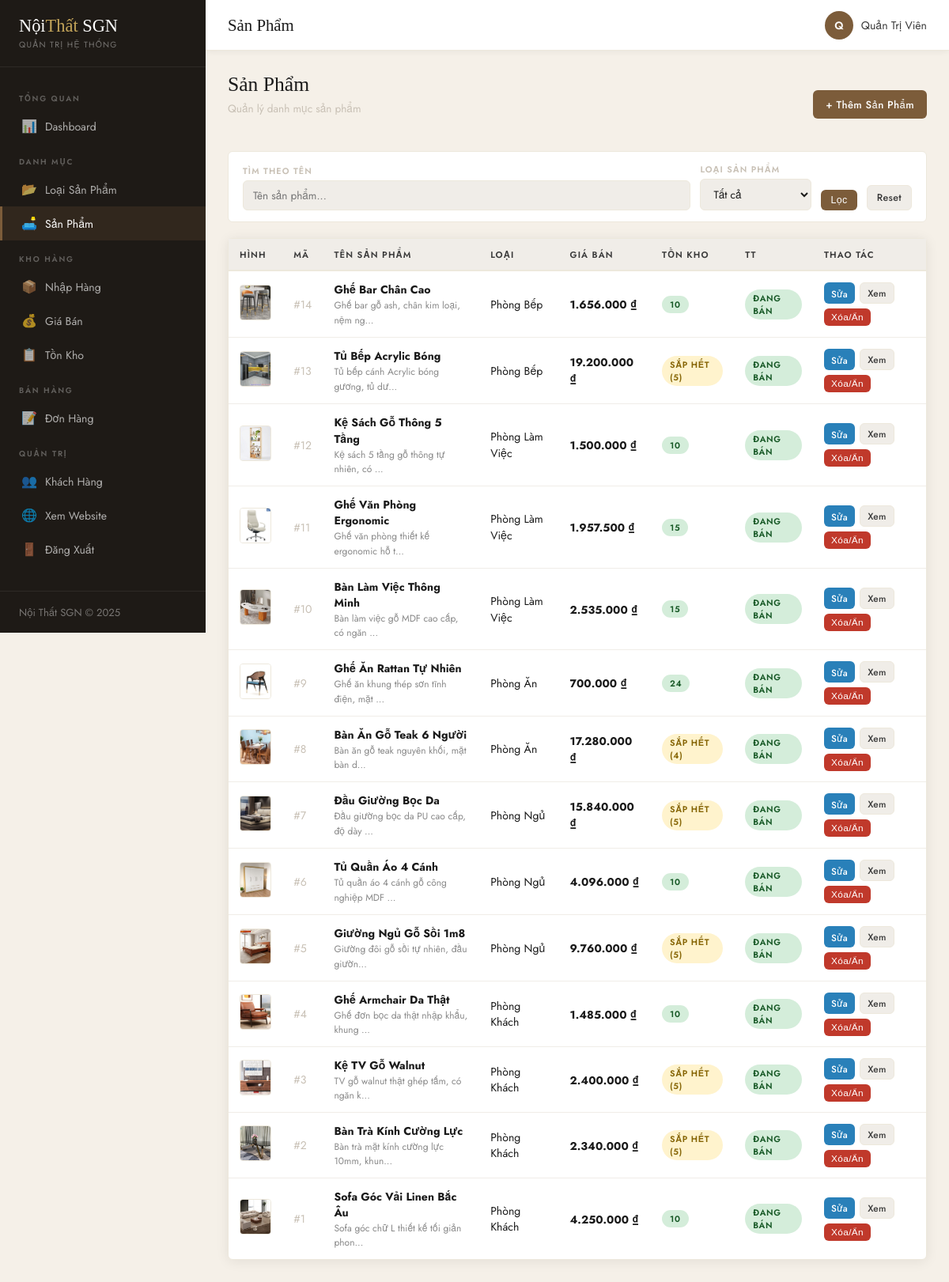
The app's page /NoiThat/admin/products.php (signed in) with its own data.
### tables this page shows
CREATE TABLE `san_pham` (
  `ma_sp` int(11) NOT NULL,
  `ma_loai` int(11) NOT NULL,
  `ten_sp` varchar(200) NOT NULL,
  `mo_ta` text DEFAULT NULL,
  `don_vi_tinh` varchar(30) DEFAULT 'Cái',
  `hinh` varchar(255) DEFAULT NULL,
  `tl_loi_nhuan` decimal(5,2) DEFAULT 20.00 COMMENT '% lợi nhuận mặc định',
  `trang_thai` tinyint(1) DEFAULT 1 COMMENT '1=đang bán, 0=ẩn',
  `created_at` datetime DEFAULT current_timestamp()
);

CREATE TABLE `loai_sp` (
  `ma_loai` int(11) NOT NULL,
  `ten_loai` varchar(100) NOT NULL,
  `mo_ta` text DEFAULT NULL,
  `trang_thai` tinyint(1) DEFAULT 1 COMMENT '1=hiện, 0=ẩn',
  `created_at` datetime DEFAULT current_timestamp()
);

CREATE TABLE `ton_kho` (
  `ma_sp` int(11) NOT NULL,
  `so_luong` int(11) DEFAULT 0,
  `gia_von` decimal(15,2) DEFAULT 0.00 COMMENT 'Giá nhập bình quân',
  `updated_at` datetime DEFAULT current_timestamp() ON UPDATE current_timestamp()
);

### NoiThat/admin/products.php (the view, shortened to what this page needs)
<?php
require_once __DIR__ . '/includes/header.php';
$f_key  = trim($_GET['q'] ?? '');
$where  = '1=1';
$san_phams = $conn->query("
    SELECT sp.*, ls.ten_loai, tk.so_luong as ton_kho, tk.gia_von,
           COALESCE(gb.tl_loi_nhuan,sp.tl_loi_nhuan) as tl_gb
    FROM san_pham sp
    JOIN loai_sp ls ON sp.ma_loai=ls.ma_loai
    LEFT JOIN ton_kho tk ON sp.ma_sp=tk.ma_sp
    LEFT JOIN gia_ban gb ON sp.ma_sp=gb.ma_sp
    WHERE $where ORDER BY sp.created_at DESC
");
?>
<div class="d-flex justify-between align-center mb-20">
    <div><h2 class="page-title">Sản Phẩm</h2><p class="page-sub">Quản lý danh mục sản phẩm</p></div>
    <a href="?add=1" class="btn btn-primary">+ Thêm Sản Phẩm</a>
</div>
<form method="GET" class="admin-filter">
    <div class="filter-item flex-1">
        <label>Tìm theo tên</label>
        <input type="text" name="q" placeholder="Tên sản phẩm..." value="<?= htmlspecialchars($f_key) ?>">
    </div>
    <div class="filter-item">
        <label>Loại sản phẩm</label>
        <select name="loai">
            <option value="0">Tất cả</option>
        </select>
    </div>
    <button type="submit" class="btn btn-primary btn-sm">Lọc</button>
    <a href="products.php" class="btn btn-secondary btn-sm">Reset</a>
</form>
<div class="admin-card">
    <div style="overflow-x:auto;">
        <table class="data-table">
            <thead>
                <tr><th>Hình</th><th>Mã</th><th>Tên sản phẩm</th><th>Loại</th><th>Giá bán</th><th>Tồn kho</th><th>TT</th><th>Thao tác</th></tr>
            </thead>
            <tbody>
                <?php if (!$san_phams->num_rows): ?>
                <tr class="empty-row"><td colspan="8">Không có sản phẩm nào</td></tr>
                <?php else: while ($sp = $san_phams->fetch_assoc()):
                    $gia = ($sp['gia_von']??0) * (1 + ($sp['tl_gb']??20)/100);
                    $ton = (int)($sp['ton_kho']??0);
                ?>
                <tr>
                    <td>
                        <?php if ($sp['hinh'] && file_exists(UPLOAD_PATH.$sp['hinh'])): ?>
                        <img src="<?= UPLOAD_URL.$sp['hinh'] ?>" class="product-thumb" style="width:45px;height:45px;object-fit:cover;">
                        <?php else: ?><div class="no-thumb">🛋️</div><?php endif; ?>
                    </td>
                    <td class="text-muted">#<?= $sp['ma_sp'] ?></td>
                    <td>
                        <strong><?= htmlspecialchars($sp['ten_sp']) ?></strong>
                        <div style="font-size:0.75rem;color:#888;"><?= htmlspecialchars(mb_strimwidth($sp['mo_ta']??'',0,40,'...','UTF-8')) ?></div>
                    </td>
                    <td><?= htmlspecialchars($sp['ten_loai']) ?></td>
                    <td><strong><?= number_format($gia,0,',','.') ?> ₫</strong></td>
                    <td>
                        <?php if ($ton <= 0): ?><span class="badge badge-danger">Hết hàng</span>
                        <?php elseif($ton<=5): ?><span class="badge badge-warning">Sắp hết (<?= $ton ?>)</span>
                        <?php else: ?><span class="badge badge-success"><?= $ton ?></span><?php endif; ?>
                    </td>
                    <td><span class="badge <?= $sp['trang_thai'] ? 'badge-success' : 'badge-secondary' ?>"><?= $sp['trang_thai'] ? 'Đang bán' : 'Đã ẩn' ?></span></td>
                    <td>
                        <div class="action-group">
                            <a href="?edit=<?= $sp['ma_sp'] ?>" class="btn btn-xs btn-info">Sửa</a>
                            <a href="<?= SITE_URL ?>/product-detail.php?id=<?= $sp['ma_sp'] ?>" target="_blank" class="btn btn-xs btn-secondary">Xem</a>
                            <form method="POST" style="display:inline;" onsubmit="return confirm('Xóa hoặc ẩn sản phẩm này?');">
                                <button type="submit" class="btn btn-xs btn-danger">Xóa/Ẩn</button>
                            </form>
                        </div>
                    </td>
                </tr>
                <?php endwhile; endif; ?>
            </tbody>
        </table>
    </div>
</div>
<?php require_once __DIR__ . '/includes/footer.php'; ?>

### NoiThat/assets/css/admin.css (style rules this page uses)
:root { --sidebar-w: 260px; --header-h: 64px; --cream: #F7F2E9; --charcoal: #1A1A1A; --charcoal-mid:#3A3A3A; --walnut: #7C5C3A; --gold: #C4A55A; --white: #FFFFFF; --gray-light: #F0EDE8; --gray-mid: #C8C0B5; --red: #C0392B; --green: #27AE60; --blue: #2980B9; --sidebar-bg: #1E1A16; --sidebar-text:rgba(255,255,255,0.65); --sidebar-hover:rgba(255,255,255,0.08); --sidebar-active:#7C5C3A; --cream-dark: #EDE8DC; --shadow: 0 2px 16px rgba(0,0,0,0.08); --radius: 6px; --transition: all 0.25s ease; --font-body: 'Jost','Helvetica Neue',sans-serif; --font-display:'Cormorant Garamond',Georgia,serif; }
*, *::before, *::after { box-sizing:border-box; margin:0; padding:0; }
body { font-family:var(--font-body); background:#F5F0E8; color:var(--charcoal); font-size:14px; }
a { text-decoration:none; color:inherit; }
img { max-width:100%; }
.admin-card { background:var(--white); border:1px solid var(--cream-dark); border-radius:var(--radius); box-shadow:var(--shadow); margin-bottom:24px; }
.data-table { width:100%; border-collapse:collapse; font-size:0.88rem; }
.data-table th { background:var(--gray-light); padding:11px 14px; text-align:left; font-size:0.7rem; font-weight:600; letter-spacing:0.1em; text-transform:uppercase; color:var(--charcoal-mid); border-bottom:2px solid var(--cream-dark); white-space:nowrap; }
.data-table td { padding:12px 14px; border-bottom:1px solid var(--gray-light); vertical-align:middle; }
.data-table tr:last-child td { border-bottom:none; }
.btn { display:inline-flex; align-items:center; gap:6px; padding:8px 16px; border-radius:var(--radius); font-size:0.82rem; font-weight:500; cursor:pointer; border:none; transition:var(--transition); letter-spacing:0.03em; }
.btn-sm { padding:6px 12px; font-size:0.78rem; }
.btn-xs { padding:4px 9px; font-size:0.74rem; }
.btn-primary { background:var(--walnut); color:var(--white); }
.btn-danger { background:var(--red); color:var(--white); }
.btn-info { background:var(--blue); color:var(--white); }
.btn-secondary { background:var(--gray-light); color:var(--charcoal-mid); border:1px solid var(--cream-dark); }
.action-group { display:flex; gap:6px; flex-wrap:wrap; }
.admin-filter { background:var(--white); border:1px solid var(--cream-dark); border-radius:var(--radius); padding:14px 18px; display:flex; gap:12px; align-items:flex-end; flex-wrap:wrap; margin-bottom:20px; }
.filter-item { display:flex; flex-direction:column; gap:4px; min-width:130px; }
.filter-item label { font-size:0.68rem; font-weight:600; letter-spacing:0.1em; text-transform:uppercase; color:var(--gray-mid); }
.filter-item input, .filter-item select { border:1px solid var(--cream-dark); border-radius:var(--radius); padding:8px 12px; font-size:0.85rem; background:var(--gray-light); color:var(--charcoal); outline:none; transition:var(--transition); font-family:var(--font-body); }
.filter-item.flex-1 { flex:1; min-width:200px; }
.badge { display:inline-block; padding:3px 10px; border-radius:20px; font-size:0.68rem; font-weight:600; letter-spacing:0.06em; text-transform:uppercase; }
.badge-success { background:#D4EDDA; color:#155724; }
.badge-warning { background:#FFF3CD; color:#856404; }
.page-title { font-family:var(--font-display); font-size:1.6rem; font-weight:400; margin-bottom:4px; }
.page-sub { color:var(--gray-mid); font-size:0.85rem; margin-bottom:24px; }
.text-muted { color:var(--gray-mid); }
.d-flex { display:flex; }
.align-center { align-items:center; }
.justify-between { justify-content:space-between; }
.mb-20 { margin-bottom:20px; }
.product-thumb { width:48px; height:48px; object-fit:cover; border-radius:4px; border:1px solid var(--cream-dark); }

### records on screen
san_pham: hinh (picture), ma_sp "14", ten_sp "Ghế Bar Chân Cao", mo_ta "Ghế bar gỗ ash, chân kim loại, nệm ng...", ma_loai.ten_loai "Phòng Bếp", gia "1.656.000", ton_kho.so_luong "10", trang_thai "ĐANG BÁN"
san_pham: hinh (picture), ma_sp "13", ten_sp "Tủ Bếp Acrylic Bóng", mo_ta "Tủ bếp cánh Acrylic bóng gương, tủ dư...", ma_loai.ten_loai "Phòng Bếp", gia "19.200.000", ton_kho.so_luong "5", trang_thai "ĐANG BÁN"
san_pham: hinh (picture), ma_sp "12", ten_sp "Kệ Sách Gỗ Thông 5 Tầng", mo_ta "Kệ sách 5 tầng gỗ thông tự nhiên, có ...", ma_loai.ten_loai "Phòng Làm Việc", gia "1.500.000", ton_kho.so_luong "10", trang_thai "ĐANG BÁN"
san_pham: hinh (picture), ma_sp "11", ten_sp "Ghế Văn Phòng Ergonomic", mo_ta "Ghế văn phòng thiết kế ergonomic hỗ t...", ma_loai.ten_loai "Phòng Làm Việc", gia "1.957.500", ton_kho.so_luong "15", trang_thai "ĐANG BÁN"
san_pham: hinh (picture), ma_sp "10", ten_sp "Bàn Làm Việc Thông Minh", mo_ta "Bàn làm việc gỗ MDF cao cấp, có ngăn ...", ma_loai.ten_loai "Phòng Làm Việc", gia "2.535.000", ton_kho.so_luong "15", trang_thai "ĐANG BÁN"
san_pham: hinh (picture), ma_sp "9", ten_sp "Ghế Ăn Rattan Tự Nhiên", mo_ta "Ghế ăn khung thép sơn tĩnh điện, mặt ...", ma_loai.ten_loai "Phòng Ăn", gia "700.000", ton_kho.so_luong "24", trang_thai "ĐANG BÁN"
san_pham: hinh (picture), ma_sp "8", ten_sp "Bàn Ăn Gỗ Teak 6 Người", mo_ta "Bàn ăn gỗ teak nguyên khối, mặt bàn d...", ma_loai.ten_loai "Phòng Ăn", gia "17.280.000", ton_kho.so_luong "4", trang_thai "ĐANG BÁN"
san_pham: hinh (picture), ma_sp "7", ten_sp "Đầu Giường Bọc Da", mo_ta "Đầu giường bọc da PU cao cấp, độ dày ...", ma_loai.ten_loai "Phòng Ngủ", gia "15.840.000", ton_kho.so_luong "5", trang_thai "ĐANG BÁN"
san_pham: hinh (picture), ma_sp "6", ten_sp "Tủ Quần Áo 4 Cánh", mo_ta "Tủ quần áo 4 cánh gỗ công nghiệp MDF ...", ma_loai.ten_loai "Phòng Ngủ", gia "4.096.000", ton_kho.so_luong "10", trang_thai "ĐANG BÁN"
san_pham: hinh (picture), ma_sp "5", ten_sp "Giường Ngủ Gỗ Sồi 1m8", mo_ta "Giường đôi gỗ sồi tự nhiên, đầu giườn...", ma_loai.ten_loai "Phòng Ngủ", gia "9.760.000", ton_kho.so_luong "5", trang_thai "ĐANG BÁN"
san_pham: hinh (picture), ma_sp "4", ten_sp "Ghế Armchair Da Thật", mo_ta "Ghế đơn bọc da thật nhập khẩu, khung ...", ma_loai.ten_loai "Phòng Khách", gia "1.485.000", ton_kho.so_luong "10", trang_thai "ĐANG BÁN"
san_pham: hinh (picture), ma_sp "3", ten_sp "Kệ TV Gỗ Walnut", mo_ta "TV gỗ walnut thật ghép tấm, có ngăn k...", ma_loai.ten_loai "Phòng Khách", gia "2.400.000", ton_kho.so_luong "5", trang_thai "ĐANG BÁN"
san_pham: hinh (picture), ma_sp "2", ten_sp "Bàn Trà Kính Cường Lực", mo_ta "Bàn trà mặt kính cường lực 10mm, khun...", ma_loai.ten_loai "Phòng Khách", gia "2.340.000", ton_kho.so_luong "5", trang_thai "ĐANG BÁN"
san_pham: hinh (picture), ma_sp "1", ten_sp "Sofa Góc Vải Linen Bắc Âu", mo_ta "Sofa góc chữ L thiết kế tối giản phon...", ma_loai.ten_loai "Phòng Khách", gia "4.250.000", ton_kho.so_luong "10", trang_thai "ĐANG BÁN"

### other values on screen
$page_title "Sản Phẩm"
mb_substr($admin_name,0,1,'UTF-8') "Q"
$admin_name "Quản Trị Viên"
